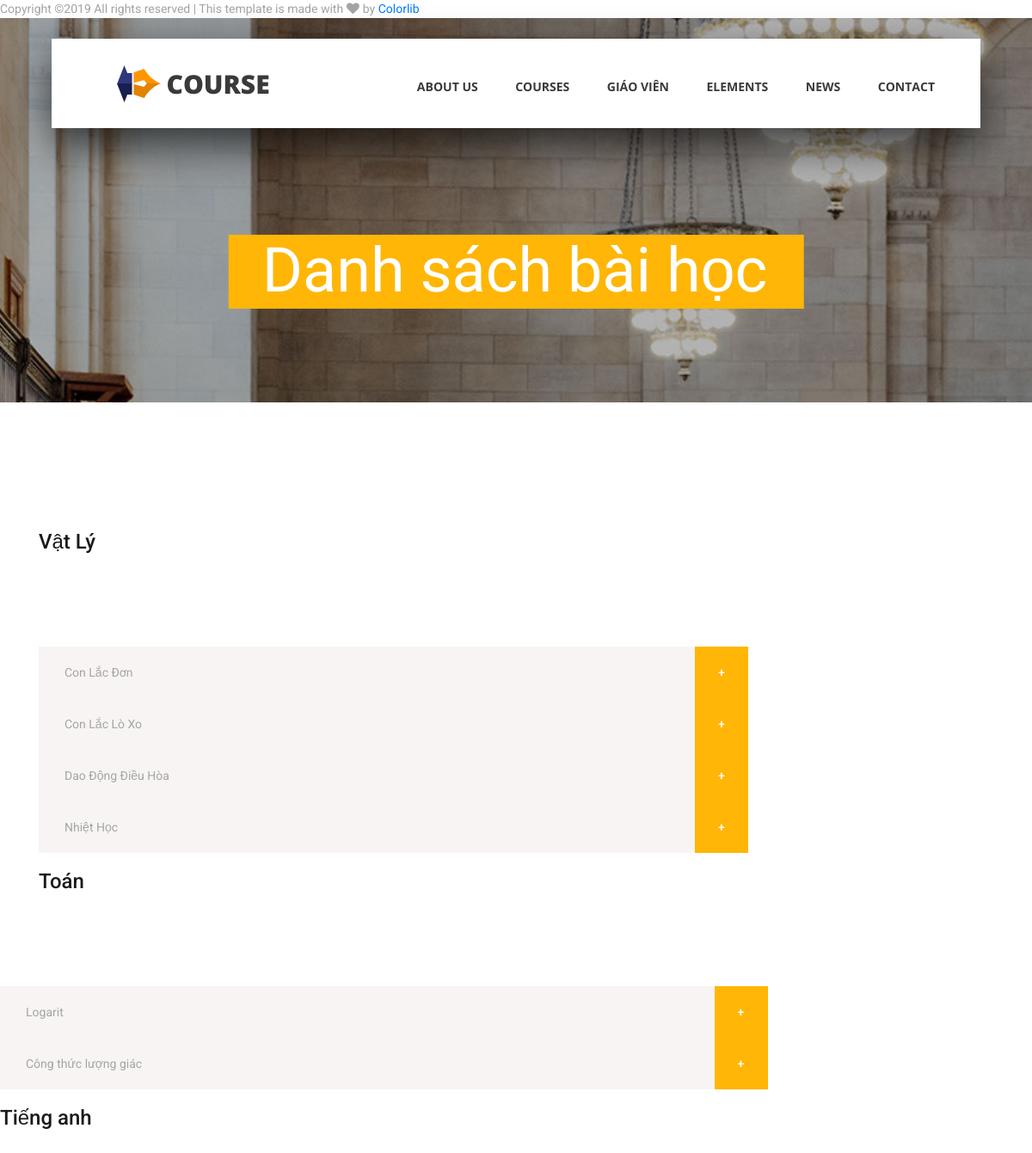
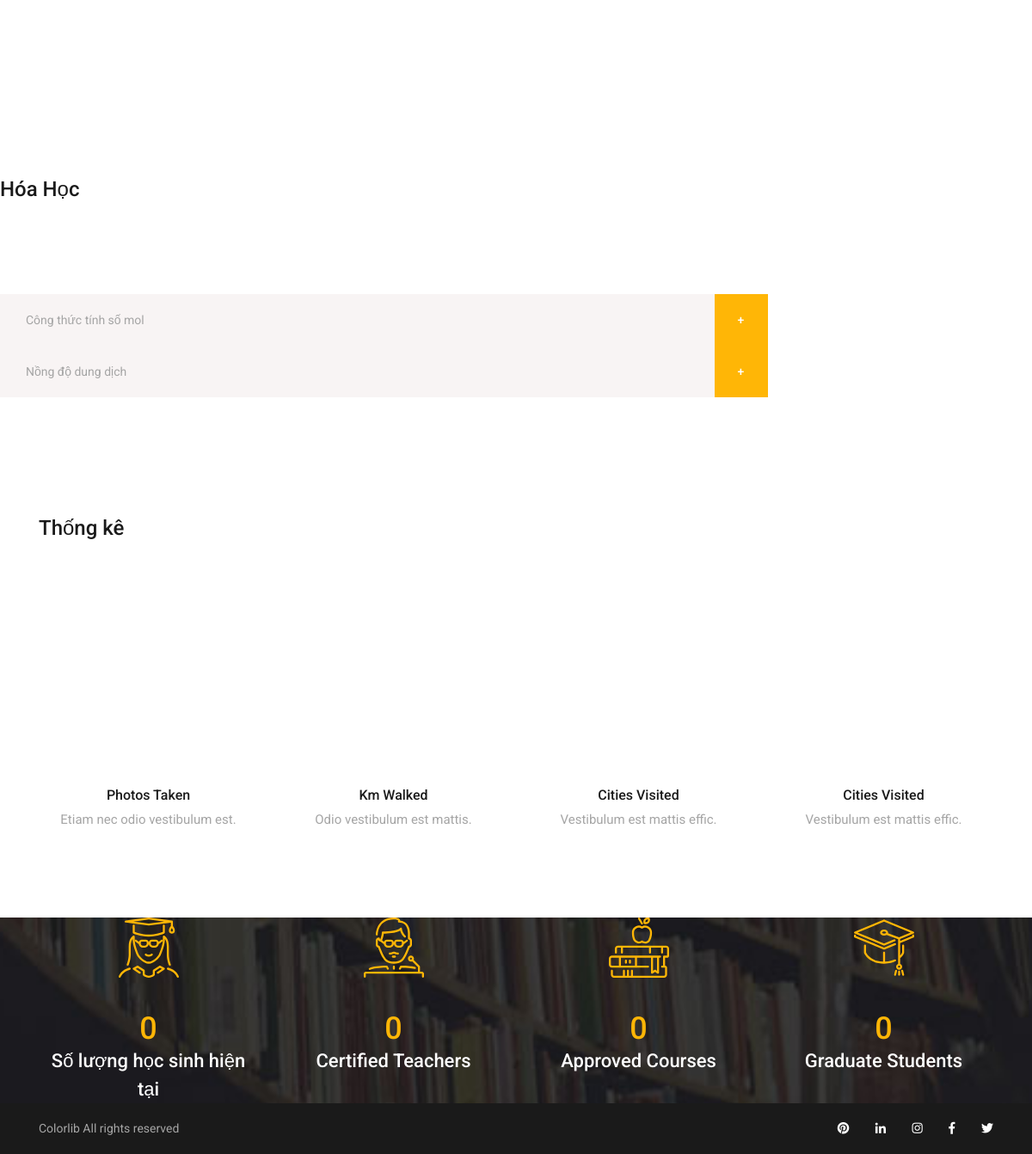
The page /Danhsachbaihoc.php on the database its author committed (2 pictures, top to bottom).
### tables this page shows
CREATE TABLE `monhoc` (
  `MaMonHoc` int(11) NOT NULL,
  `TenMonHoc` text NOT NULL
);

CREATE TABLE `tblchuong` (
  `MaChuong` int(11) NOT NULL,
  `TenChuong` text NOT NULL,
  `MaMonHoc` int(11) NOT NULL,
  `MaGiaoVien` int(11) NOT NULL,
  `image` text NOT NULL
);

### Danhsachbaihoc.php (the view, shortened to what this page needs)
<!DOCTYPE html>
<html lang="en">
<head>
<link rel="stylesheet" type="text/css" href="styles/bootstrap4/bootstrap.min.css">
<link href="plugins/fontawesome-free-5.0.1/css/fontawesome-all.css" rel="stylesheet" type="text/css">
<link rel="stylesheet" type="text/css" href="styles/elements_styles.css">
<link rel="stylesheet" type="text/css" href="styles/elements_responsive.css">
</head>
<body>
<?php
include('inc/myconnect.php');
?>
<div class="super_container">
	<?php include("header.php"); ?>
Copyright &copy;<script>document.write(new Date().getFullYear());</script> All rights reserved | This template is made with <i class="fa fa-heart" aria-hidden="true"></i> by <a href="https://colorlib.com" target="_blank">Colorlib</a>
</div>
	<div class="home">
		<div class="home_background_container prlx_parent">
			<div class="home_background prlx" style="background-image:url(images/contact_background.jpg)"></div>
		</div>
		<div class="home_content">
			<h1>Danh sách bài học</h1>
		</div>
	</div>
	<div class="elements">
		<div class="pbars_accordions">
			<div class="container">
				<div class="row">
					<div class="col-lg-12">
						<?php
						$query_2="SELECT * FROM monhoc";
						$results_2=mysqli_query($dbc,$query_2);
						while($mh=mysqli_fetch_array($results_2,MYSQLI_ASSOC))
						{
						?>
						<div class="elements_title"><?php echo $mh['TenMonHoc']; ?></div>
					</div>
				</div>
				<div class="row pbars_accordions_container">
					<div class="col-lg-9">
						<div class="elements_accordions">
						<div class="accordion_container">
							<?php
						$query_1="SELECT * FROM tblchuong WHERE MaMonHoc=".$mh['MaMonHoc'];
						$results_1=mysqli_query($dbc,$query_1);
						while($ch=mysqli_fetch_array($results_1,MYSQLI_ASSOC))
						{
						?>
								<div class="accordion d-flex flex-row align-items-center">
									<?php echo $ch['TenChuong']; ?>
								</div>
						<?php } ?>
							</div>
						</div>
					</div>
				</div>
			<?php } ?>
		<div class="loaders">
			<div class="container">
				<div class="row">
					<div class="col">
						<div class="elements_title">Thống kê</div>
					</div>
				</div>
				<div class="row elements_loaders_container">
					<div class="col-lg-3 loader_col">
						<div class="loader" data-perc="0.75"></div>
						<div class="loader_text text-center">Photos Taken</div>
						<div class="loader_sub text-center">Etiam nec odio vestibulum est.</div>
					</div>
					<div class="col-lg-3 loader_col">
						<div class="loader" data-perc="0.83"></div>
						<div class="loader_text text-center">Km Walked</div>
						<div class="loader_sub text-center">Odio vestibulum est mattis.</div>
					</div>
					<div class="col-lg-3 loader_col">
						<div class="loader" data-perc="0.25"></div>
						<div class="loader_text text-center">Cities Visited</div>
						<div class="loader_sub text-center">Vestibulum est mattis effic.</div>
					</div>
					<div class="col-lg-3 loader_col">
						<div class="loader" data-perc="0.95"></div>
						<div class="loader_text text-center">Cities Visited</div>
						<div class="loader_sub text-center">Vestibulum est mattis effic.</div>
					</div>
				</div>
			</div>
		</div>
		<?php include("milestone.php"); ?>
	<footer class="footer">
		<div class="container">
			<div class="footer_bar d-flex flex-column flex-sm-row align-items-center">
				<div class="footer_copyright">
					<span>Colorlib All rights reserved</span>
				</div>
				<div class="footer_social ml-sm-auto">
					<ul class="menu_social">
						<li class="menu_social_item"><a href="#"><i class="fab fa-pinterest"></i></a></li>
						<li class="menu_social_item"><a href="#"><i class="fab fa-linkedin-in"></i></a></li>
						<li class="menu_social_item"><a href="#"><i class="fab fa-instagram"></i></a></li>
						<li class="menu_social_item"><a href="#"><i class="fab fa-facebook-f"></i></a></li>
						<li class="menu_social_item"><a href="#"><i class="fab fa-twitter"></i></a></li>
					</ul>
				</div>
			</div>
		</div>
	</footer>
</body>
</html>

### styles/elements_styles.css (style rules this page uses)
* { margin: 0; padding: 0; -webkit-font-smoothing: antialiased; -webkit-text-shadow: rgba(0,0,0,.01) 0 0 1px; text-shadow: rgba(0,0,0,.01) 0 0 1px; }
body { font-family: 'Roboto', sans-serif; font-size: 14px; font-weight: 400; background: #FFFFFF; color: #a5a5a5; }
div { display: block; position: relative; -webkit-box-sizing: border-box; -moz-box-sizing: border-box; box-sizing: border-box; }
ul { list-style: none; margin-bottom: 0px; }
a, a:hover, a:visited, a:active, a:link { text-decoration: none; -webkit-font-smoothing: antialiased; -webkit-text-shadow: rgba(0,0,0,.01) 0 0 1px; text-shadow: rgba(0,0,0,.01) 0 0 1px; }
h1 { font-size: 36px; }
h1, h2, h3, h4, h5, h6 { font-family: 'Roboto', sans-serif; -webkit-font-smoothing: antialiased; -webkit-text-shadow: rgba(0,0,0,.01) 0 0 1px; text-shadow: rgba(0,0,0,.01) 0 0 1px; }
.super_container { width: 100%; overflow: hidden; }
.prlx_parent { overflow: hidden; }
.prlx { height: 130% !important; }
.menu_social_item { display: inline-block; margin-right: 27px; }
.menu_social_item:last-child { margin-right: 0px; }
.menu_social_item a i { color: #3a3a3a; }
.home { width: 100%; height: 447px; }
.home_background_container { position: absolute; top: 0; left: 0; width: 100%; height: 100%; }
.home_background { width: 100%; height: 100%; background-repeat: no-repeat; background-size: cover; background-position: center center; }
.home_content { position: absolute; left: 50%; bottom: 109px; -webkit-transform: translateX(-50%); -moz-transform: translateX(-50%); -ms-transform: translateX(-50%); -o-transform: translateX(-50%); transform: translateX(-50%); background: #ffb606; padding-top: 24px; padding-bottom: 18px; padding-left: 39px; padding-right: 42px; }
.home_content h1 { font-size: 72px; font-weight: 400; color: #FFFFFF; line-height: 0.5; white-space: nowrap; }
.elements { width: 100%; padding-top: 50px; padding-bottom: 106px; }
.elements_title { font-size: 24px; font-weight: 500; color: #1a1a1a; }
.pbars_accordions { margin-top: 94px; }
.pbars_accordions_container { padding-top: 104px; }
.accordion_container { margin-bottom: 15px; }
.accordion { height: 60px; width: 100%; background: #f8f4f4; padding-left: 30px; cursor: pointer; -webkit-transition: all 200ms ease; -moz-transition: all 200ms ease; -ms-transition: all 200ms ease; -o-transition: all 200ms ease; transition: all 200ms ease; }
.accordion::after { display: -webkit-box; display: -moz-box; display: -ms-flexbox; display: -webkit-flex; display: flex; flex-direction: column; justify-content: center; align-items: center; position: absolute; top: 0; right: 0; width: 62px; height: 100%; content: '+'; background: #ffb606; font-size: 14px; color: #FFFFFF; font-weight: 500; -webkit-transition: all 200ms ease; -moz-transition: all 200ms ease; -ms-transition: all 200ms ease; -o-transition: all 200ms ease; transition: all 200ms ease; }
.loaders { margin-top: 119px; }
.elements_loaders_container { margin-top: 60px; }
.loader { width: 195px; height: 195px; margin: 0 auto; }
.loader_text { font-size: 16px; font-weight: 500; color: #1a1a1a; margin-top: 26px; }
.loader_sub { font-size: 15px; font-weight: 400; color: #a5a5a5; margin-top: 5px; }
.footer { width: 100%; background: #1a1a1a; }
.footer_bar { padding-top: 19px; padding-bottom: 19px; }
.footer_social .menu_social_item a i { color: #FFFFFF; }
.footer_social .menu_social_item:last-child { margin-right: 0px; }

### rows shown on the page
monhoc: TenMonHoc "Vật Lý"
tblchuong: TenChuong "Con Lắc Đơn"
tblchuong: TenChuong "Con Lắc Lò Xo"
tblchuong: TenChuong "Dao Động Điều Hòa"
tblchuong: TenChuong "Nhiệt Học"
monhoc: TenMonHoc "Toán"
tblchuong: TenChuong "Logarit"
tblchuong: TenChuong "Công thức lượng giác"
monhoc: TenMonHoc "Tiếng anh"
monhoc: TenMonHoc "Hóa Học"
tblchuong: TenChuong "Công thức tính số mol"
tblchuong: TenChuong "Nồng độ dung dịch"
